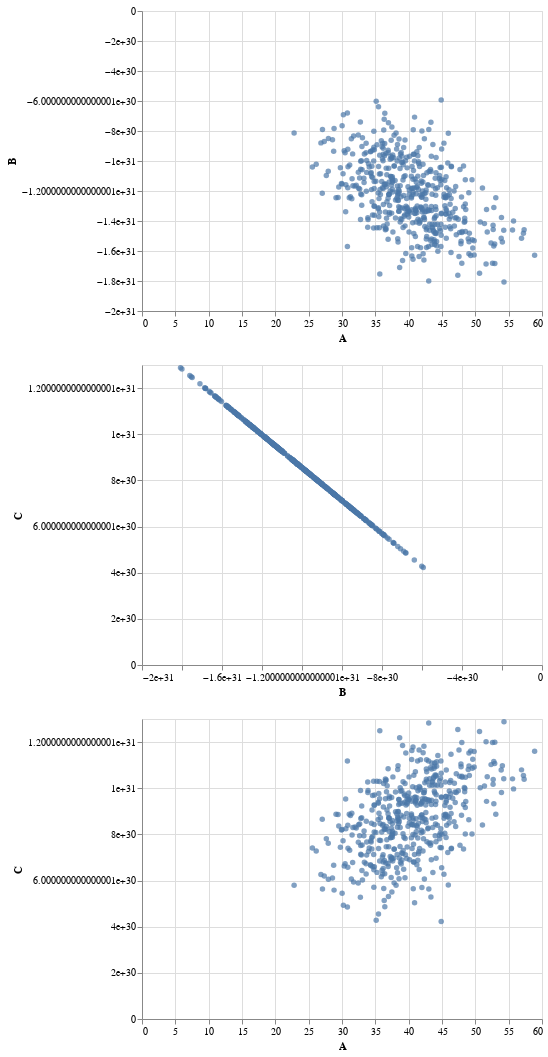

Write notebook code for a chart like this one.
### Code cell
A, B, C = random.choice(ABC_all).transpose()
AB = alt.Chart(pd.DataFrame({"A":A, "B":B})).mark_circle().encode(
    x="A",
    y="B")
BC= alt.Chart(pd.DataFrame({"B":B, "C":C})).mark_circle().encode(
    x="B",
    y="C")
AC = alt.Chart(pd.DataFrame({"A":A, "C":C})).mark_circle().encode(
    x="A",
    y="C")

alt.vconcat(AB, BC, AC)

### Figure 1 — Vega-Lite specification as saved in the notebook (floating-point values rounded to 4 significant figures; data arrays with more than 128 entries replaced by an {"elided": "..."} marker saying what was removed)
{"config": {"view": {"continuousWidth": 400, "continuousHeight": 300}}, "vconcat": [{"data": {"name": "data-f5dee1c8e986c326b2dc5b3b58e77baf"}, "mark": "circle", "encoding": {"x": {"field": "A", "type": "quantitative"}, "y": {"field": "B", "type": "quantitative"}}}, {"data": {"name": "data-f8ae350afacb49890b14e6cffa8c8858"}, "mark": "circle", "encoding": {"x": {"field": "B", "type": "quantitative"}, "y": {"field": "C", "type": "quantitative"}}}, {"data": {"name": "data-078bc1f17e42c66eb14aeadc5dc5a1d8"}, "mark": "circle", "encoding": {"x": {"field": "A", "type": "quantitative"}, "y": {"field": "C", "type": "quantitative"}}}], "$schema": "https://vega.github.io/schema/vega-lite/v4.17.0.json", "datasets": {"data-f5dee1c8e986c326b2dc5b3b58e77baf": {"elided": "500 records"}, "data-f8ae350afacb49890b14e6cffa8c8858": {"elided": "500 records"}, "data-078bc1f17e42c66eb14aeadc5dc5a1d8": {"elided": "500 records"}}}
